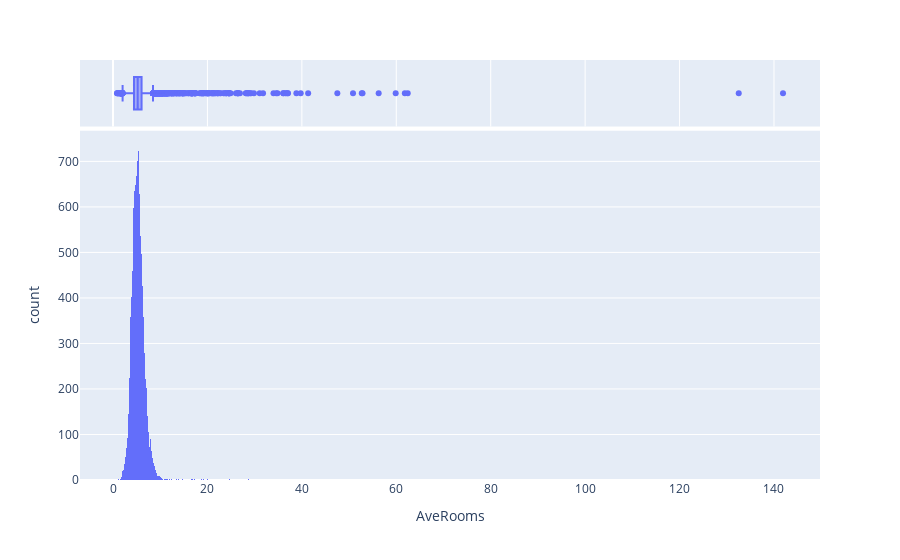

Write notebook code for a chart like this one.
### Code cell
#histogram AveRooms
fig_averooms = pe.histogram(moradia, x='AveRooms', marginal='box')
fig_averooms.show()

### Figure 1 — Plotly figure (JSON) as saved in the notebook; plotly's stock layout.template omitted (floating-point values rounded to 4 significant figures; data arrays with more than 128 entries replaced by an {"elided": "..."} marker saying what was removed)
{"data": [{"alignmentgroup": "True", "bingroup": "x", "hovertemplate": "AveRooms=%{x}<br>count=%{y}<extra></extra>", "legendgroup": "", "marker": {"color": "#636efa", "pattern": {"shape": ""}}, "name": "", "offsetgroup": "", "orientation": "v", "showlegend": false, "type": "histogram", "x": {"elided": "20640 float values"}, "xaxis": "x", "yaxis": "y"}, {"alignmentgroup": "True", "hovertemplate": "AveRooms=%{x}<extra></extra>", "legendgroup": "", "marker": {"color": "#636efa"}, "name": "", "notched": true, "offsetgroup": "", "showlegend": false, "type": "box", "x": {"elided": "20640 float values"}, "xaxis": "x2", "yaxis": "y2"}], "layout": {"barmode": "relative", "legend": {"tracegroupgap": 0}, "margin": {"t": 60}, "xaxis": {"anchor": "y", "domain": [0, 1], "title": {"text": "AveRooms"}}, "xaxis2": {"anchor": "y2", "domain": [0, 1], "matches": "x", "showgrid": true, "showticklabels": false}, "yaxis": {"anchor": "x", "domain": [0, 0.8316], "title": {"text": "count"}}, "yaxis2": {"anchor": "x2", "domain": [0.8416, 1], "matches": "y2", "showgrid": false, "showline": false, "showticklabels": false, "ticks": ""}}}
